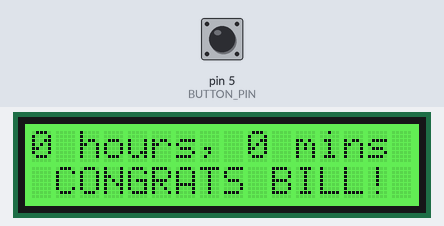
Bench run of a sketch on a simulated Arduino Uno, built with avr-gcc and run on an emulated ATmega328P. Shown: 16×2 character LCD. The test bench sets the inputs (shaded band); at power-on: pin 5 (BUTTON_PIN) HIGH.

Above: at 1.2 s.
1.3 s: pin 5 (BUTTON_PIN) pulled LOW for 0.15 s
At 1.8 s:
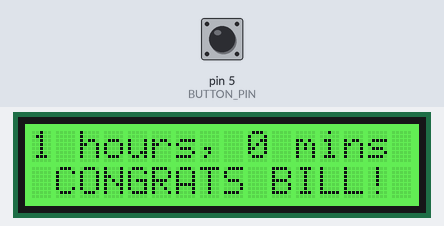
2.0 s: pin 5 (BUTTON_PIN) pulled LOW for 1 s
At 2.17 s:
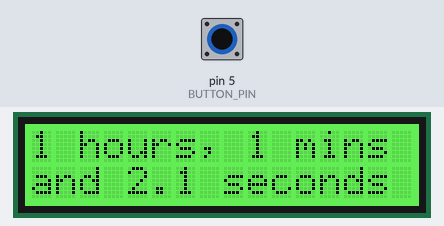
3.6 s: pin 5 (BUTTON_PIN) pulled LOW for 0.15 s
At 3.96 s:
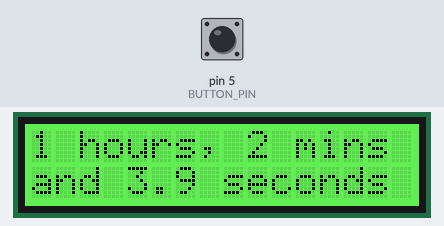
4.3 s: pin 5 (BUTTON_PIN) pulled LOW for 1 s
At 21.2 s:
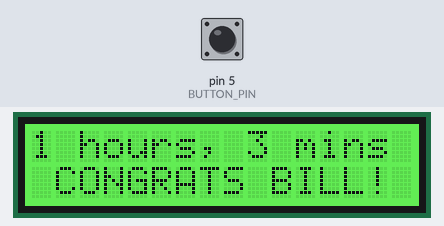

Measured:
- after the input at 1.3 s, the display: changes at once (image 1)

The sketch:

billtime.ino
```cpp
#include <Wire.h>
#include "rgb_lcd.h"

rgb_lcd lcd;

#define BUTTON_PIN        5  // Button

#define LONGPRESS_LEN    25  // Min nr of loops for a long press
#define DELAY            20  // Delay per loop in ms

enum { EV_NONE=0, EV_SHORTPRESS, EV_LONGPRESS };

boolean button_was_pressed; // previous state
int button_pressed_counter; // press running duration

unsigned long lastSecond = 0;
unsigned int seconds = 0;
unsigned int minutes = 0;
unsigned int hours = 0;

void setup() {
  // set up the LCD's number of columns and rows:
  lcd.begin(16, 2);
  pinMode(BUTTON_PIN, INPUT);
  button_was_pressed = false;
  button_pressed_counter = 0;
}

void loop() {
  checkForButtonPress();
  updateTime();
  displayTime();
  updateColor();
  doBillTime();
}

// Checks if a button event has occurred, and updates the time accordingly if so
void checkForButtonPress(){
  int event = handleButton();

  // Check if button pressed
  switch (event) {
    case EV_SHORTPRESS:
      minutes++;
      break;
    case EV_LONGPRESS:
      hours++;
      break;
  }
}

// Increments the seconds, minutes and hours if a new second has occurred
void updateTime(){
  if(millis() - lastSecond > 1000)
  {
    lastSecond += 1000;
    seconds++;
  }

  if(seconds > 59){
    seconds = 0;
    minutes++;
  }

  if(minutes > 59){
    minutes = 0;
    hours++;
  }
}

// Prints the current time values on the LCD
void displayTime(){
  lcd.setCursor(0,0);
  lcd.print(hours);
  lcd.print(" hours, ");
  lcd.print(minutes);
  lcd.print(" mins");
  if(!isBillTime()){
    lcd.setCursor(0,1);
    lcd.print("and ");
    lcd.print(seconds);
    lcd.print(".");
    lcd.print((millis() - lastSecond) / 100);
    lcd.print(" seconds ");
  }
}

// Sets the backlight colour based on the current time
void updateColor(){
   if(seconds % 10 < 5)
     lcd.setRGB(51,237,33);
   else
     lcd.setRGB(245,245,17);
}

boolean isBillTime(){
  return seconds % 20 < 2;
}

void doBillTime(){
  if(isBillTime()){
    lcd.setCursor(0,1);
    lcd.print(" CONGRATS BILL! ");
  }
}

// Determines if a short or long press has occurred
int handleButton()
{
  int event;
  int button_now_pressed = digitalRead(BUTTON_PIN); // pin high -> pressed

  if (!button_now_pressed && button_was_pressed) {
    if (button_pressed_counter < LONGPRESS_LEN)
      event = EV_SHORTPRESS;
    else
      event = EV_LONGPRESS;
  }
  else
    event = EV_NONE;

  if (button_now_pressed)
    ++button_pressed_counter;
  else
    button_pressed_counter = 0;

  button_was_pressed = button_now_pressed;
  return event;
}
```
